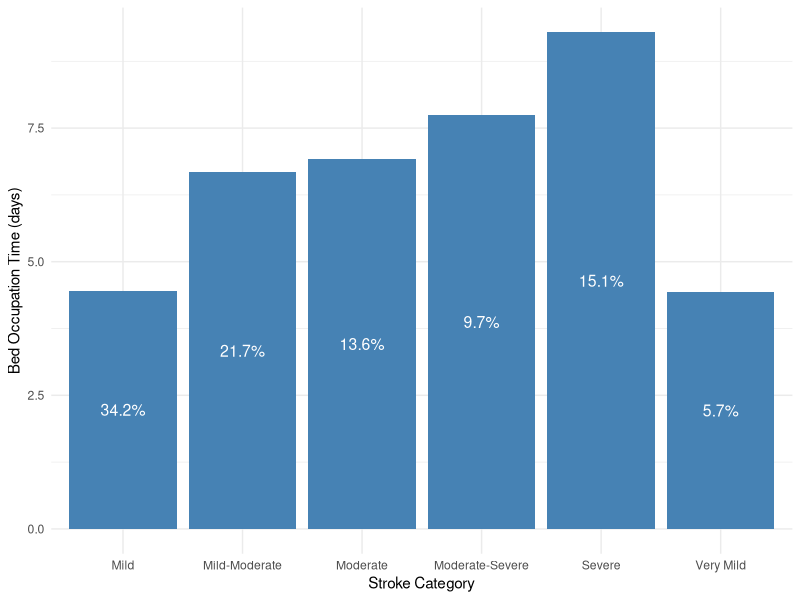
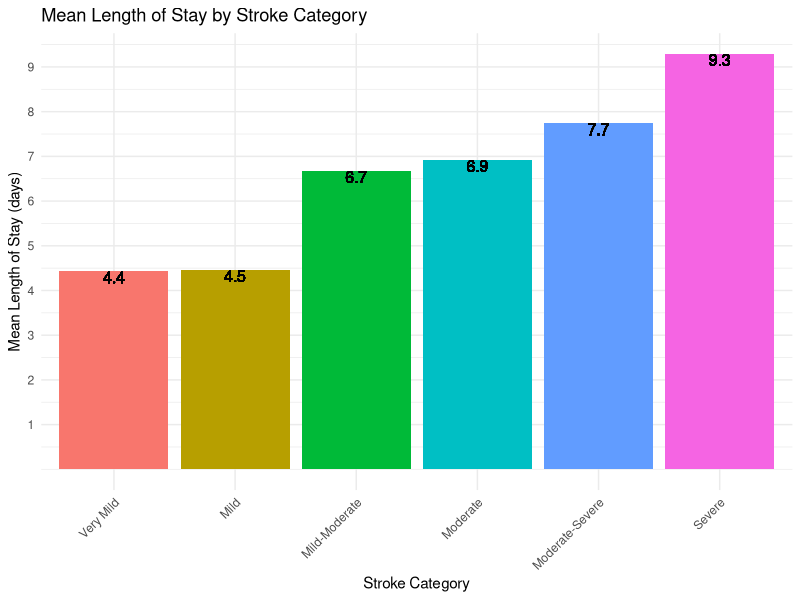
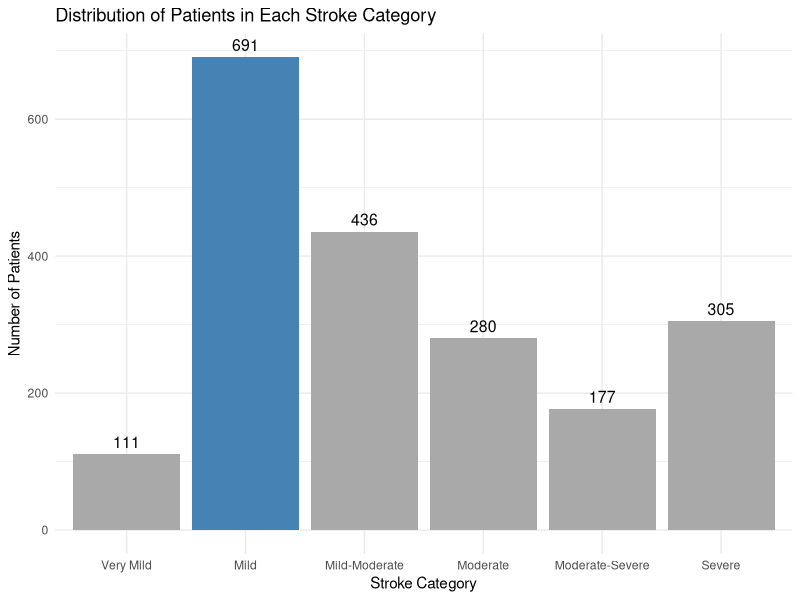

Source code (R) for these figures, in order:
## ---- chunk 1

#| label: tbl-strokeCat
#| tbl-cap: Stroke Categories, Probabiliy and Bed Occupation times

library(tidyverse)
library(ggplot2)
library(bookdown)

set.seed(2023)
# Parameters

total_patients <- 2000 # assuming there are 2000 all around the year
total_patients_future <- 2500 # assuming the 2500 patients in the future 
patients_per_month <- 2000/12 # patients per month
arrival_rate <- total_patients/365  # average 6 patients per day
arrival_rate_future <- total_patients_future/365 # average 7 patients per day

# Bed occupation time (in days) for each stroke level

bed_occupation_time <- list(c(4.43), c(4.46), c(6.67), c(6.92), c(7.74), c(9.29))


# Probability of each stroke level
stroke_level_prob <- c(0.0570,0.342, 0.217, 0.136, 0.0971, 0.151)

# visualization

library(ggplot2)

bed_occupation_time_df <- data.frame(
  stroke_category = c("Very Mild", "Mild", "Mild-Moderate", "Moderate", "Moderate-Severe", "Severe"),
  bed_occupation_time = c(4.43,4.46,6.67,6.92,7.74,9.29),
  probability = c(0.0570,0.342, 0.217, 0.136, 0.0971, 0.151)
)

updated_bed_occupation_time_df <- bed_occupation_time_df

colnames(updated_bed_occupation_time_df) <- c("Stroke Categories", "Bed Occupation times", "Stroke Probability")

updated_bed_occupation_time_df %>%
  knitr::kable(caption = "Stroke categories and corresponding length of stay and probabilities")
## ---- chunk 2

# viz for the stroke categrories.

v1 <-ggplot(updated_bed_occupation_time_df, aes(x = `Stroke Categories`, y = `Bed Occupation times`)) +
  geom_col(fill = "steelblue") +
  theme_minimal()+
  geom_text(aes(label = scales::percent(`Stroke Probability`, accuracy = 0.1)), 
            position = position_stack(vjust = 0.5), color = "white", size = 4) +
  theme_minimal() +
  labs(
       x = "Stroke Category",
       y = "Bed Occupation Time (days)")
v1

## ---- chunk 3

# total patients = 2000
# arrival rate = 6

generate_interarrival_times <- function(total_patients, arrival_rate) {
  interarrival_times <- rexp(total_patients, rate = arrival_rate)
  return(interarrival_times)
}

## ---- chunk 4

# stroke_level_prob <- c(0.0570,0.342, 0.217, 0.136, 0.0971, 0.151)

assign_stroke_levels <- function(total_patients, stroke_level_prob) {
  stroke_levels <- sample(1:length(stroke_level_prob), 
                          size = total_patients, 
                          replace = TRUE, 
                          prob = stroke_level_prob)
  return(stroke_levels)
}

stroke_levels <- assign_stroke_levels(total_patients, stroke_level_prob)
## ---- chunk 5
generate_length_of_stay <- function(total_patients, 
                                    bed_occupation_time, 
                                    stroke_levels) {
  length_of_stay <- numeric(total_patients)
  
  for (i in 1:total_patients) {
    
    stroke_level <- stroke_levels[i]
    
    if (length(bed_occupation_time[[stroke_level]]) == 1) {
      
      length_of_stay[i] <- bed_occupation_time[[stroke_level]][1]
    } 
    else {
      length_of_stay[i] <- sample(bed_occupation_time[[stroke_level]][1]
                                  :bed_occupation_time[[stroke_level]][2], 1)
    }
  }
  
  return(length_of_stay)
}


# Generating length_of_stay for each patient
length_of_stay <- generate_length_of_stay(total_patients, 
                                          bed_occupation_time, 
                                          stroke_levels)
## ---- chunk 6
set.seed(2023)

# generating the arrival data for the current volume of patients

# Add number_of_patients and length_of_stay to arrivals_data

interarrival_times <- generate_interarrival_times(total_patients, arrival_rate)

stroke_levels <- assign_stroke_levels(total_patients, stroke_level_prob)

length_of_stay<- generate_length_of_stay(total_patients, bed_occupation_time, stroke_levels)

arrivals_data <- data.frame(interarrival_times, stroke_levels, length_of_stay)

## ---- chunk 7
arrivals_data$stroke_categories <- factor(arrivals_data$stroke_levels,
                                          levels = c(1, 2, 3, 4, 5, 6),
                                          labels = c("Very Mild", "Mild", "Mild-Moderate", "Moderate", "Moderate-Severe", "Severe"))

colnames(arrivals_data) <- c("Interarrival times", "stroke levels", "Length of stay", "stroke categoryNames")

arrivals_data %>% 
  select(-`stroke levels`) %>%
  head() %>%
  knitr::kable(caption = "Patient Arrival Data")
## ---- chunk 8
ggplot(arrivals_data, aes(x = `stroke categoryNames`, y = `Length of stay`, fill = `stroke categoryNames`)) +
  geom_bar(stat = "summary", fun = "mean", position = "dodge") +
  geom_text(aes(label = round(`Length of stay`, 1)), vjust = 1, size = 4) +
  theme_minimal() +
  scale_y_continuous(breaks = c(1,2,3,4,5,6,7,8,9,10))+
  labs(title = "Mean Length of Stay by Stroke Category",
       x = "Stroke Category",
       y = "Mean Length of Stay (days)") +
  scale_fill_discrete(name = "Stroke Category")+
        theme(axis.text.x = element_text(angle = 45 ,hjust = 1),
            legend.position = "none")
## ---- chunk 9

library(dplyr)
arrivals_summary <- arrivals_data %>%
  count(`stroke categoryNames`) %>%
  mutate(max_count = n == max(n))

stroke_distribution <- ggplot(arrivals_summary, aes(x = `stroke categoryNames`, y = n, fill = max_count)) +
  geom_bar(stat = "identity") +
  geom_text(aes(label = n), vjust = -0.5, size = 4) +
  scale_fill_manual(values = c("darkgray", "steelblue"), guide = FALSE) +
  theme_minimal() +
  labs(
    x = "Stroke Category",
    y = "Number of Patients",
    title = "Distribution of Patients in Each Stroke Category"
  )

stroke_distribution
